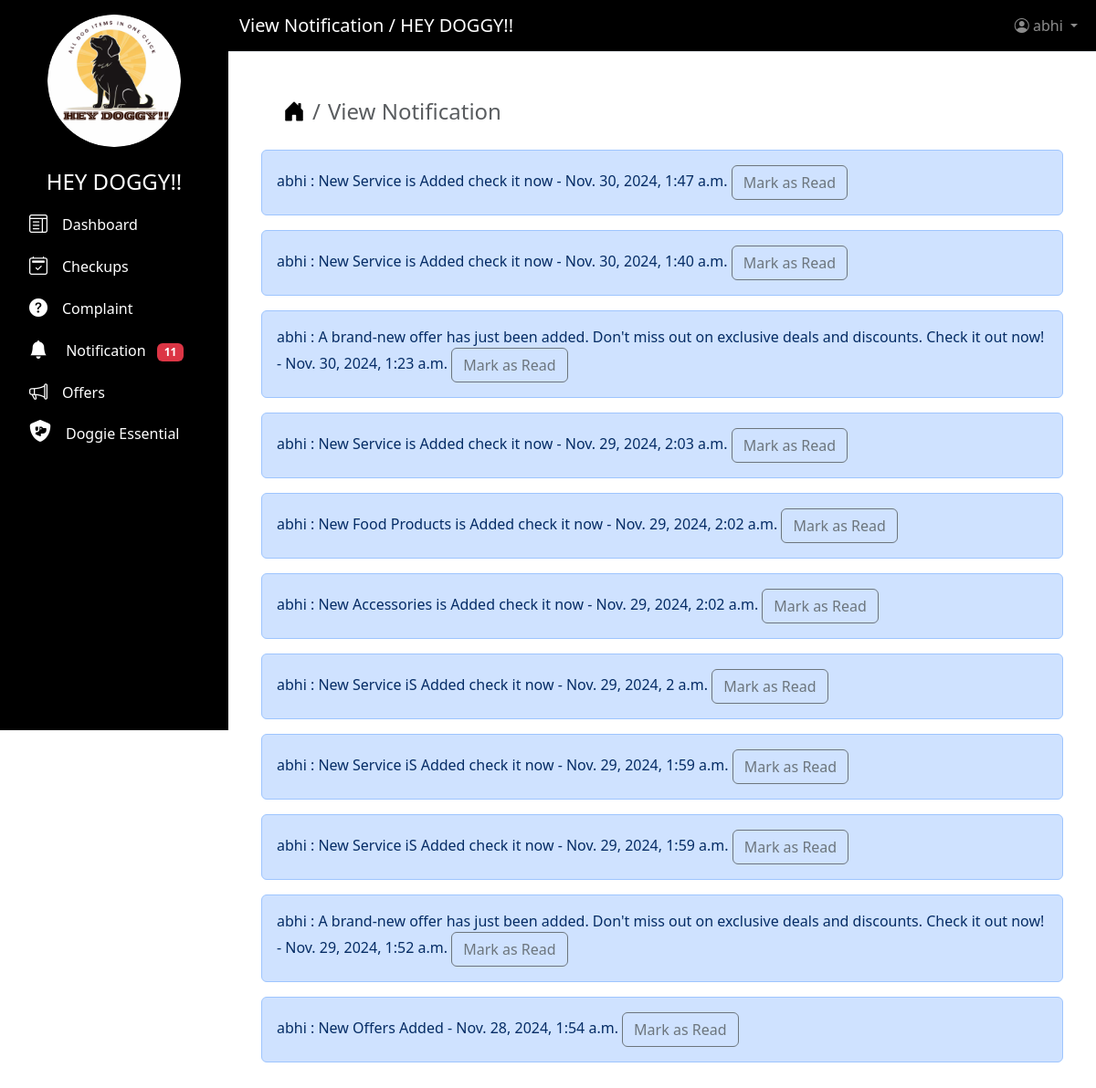
The page /view/Notification (signed in) on the database as committed earlier.
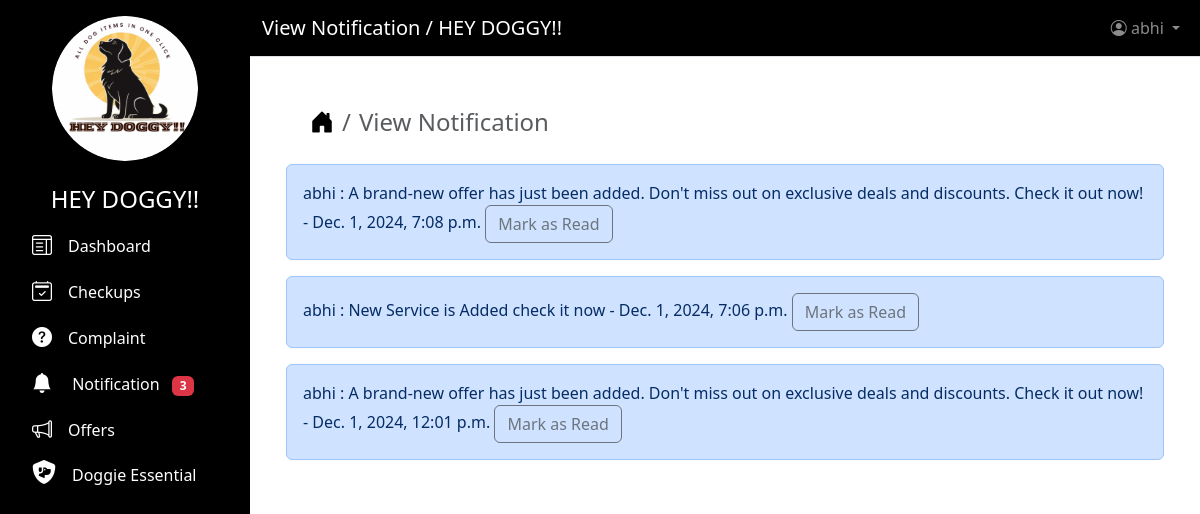
The same page on the database as committed later.
### users/models.py (models this page shows)
class Notification(models.Model):
    username = models.ForeignKey(CustomUser, on_delete=models.CASCADE)
    notification = models.CharField(max_length=250)
    is_read = models.BooleanField(default=False)
    time = models.DateTimeField(auto_now=True)

class CustomUser(AbstractUser):
    ROLE = (("SHOP OWNER", "SHOP OWNER"),)
    role = models.CharField(max_length=200, choices=ROLE, blank=True)

### users/views.py (the view)
# urls.py: path("view/Notification", views.view_notification, name="notification"),
@login_required(login_url="signup")
def view_notification(request):
    context = {
        "page_title": "View Notification",
        "all_notifications": Notification.objects.filter(
            username=request.user
        ).order_by("-id"),
        "counts": Notification.objects.filter(
            is_read=False, username=request.user
        ).count(),
    }
    return render(request, "notification.html", context)

### users/templates/notification.html
{% extends "base.html" %}
{% block content %}
    <div class="container mt-4 ms-4">
        <nav aria-label="breadcrumb">
            <ol class="breadcrumb fs-4">
                <li class="breadcrumb-item">
                    <a href="{% url 'home' %}">
                        <i class="bi bi-house-door-fill text-decoration-none text-black"></i>
                    </a>
                </li>
                <li class="breadcrumb-item active" aria-label-current="page">{{ page_title }}</li>
            </ol>
        </nav>
    </div>
    <div class="container mt-4">
        {% if all_notifications %}
            {% for all_notification in all_notifications %}
                <div class="alert {% if not all_notification.is_read %} alert-primary {% else %} alert-dark {% endif %}" role="alert">
                    {{ all_notification.username }} : {{ all_notification.notification }} - {{ all_notification.time }}
                    {% if not all_notification.is_read %}
                        <a href="{% url 'is_read' all_notification.id %}" class="alert-link">
                            <button type="button" class="btn btn-outline-secondary">Mark as Read</button>
                        </a>
                        {% else %}
                            <button type="button" class="btn btn-outline-secondary"> Read</button>
                    {% endif %}
                </div>
            {% endfor %}
        {% else %}
            <div class="alert alert-dark" role="alert">Currently No New Notification Yet!!</div>
        {% endif %}
    </div>
{% endblock content %}

### users/templates/base.html (shortened to what this page needs)
<!DOCTYPE html>
<html lang="en">
  <head>
    {% load static %}
    <link href="https://cdnjs.cloudflare.com/ajax/libs/font-awesome/6.5.0/css/all.min.css"
          rel="stylesheet">
    <link rel="stylesheet"
          href="https://cdn.jsdelivr.net/npm/bootstrap-icons@1.11.3/font/bootstrap-icons.min.css">
    <link rel="stylesheet"
          href="https://cdnjs.cloudflare.com/ajax/libs/bootstrap/5.3.2/css/bootstrap.min.css" />
  </head>
  <body>
    <nav class="sidebar text-white p-3">
      <div class="d-grid col-8 mx-auto">
        <img src="{% static 'image/09.png' %}"
             alt="Logo"
             class="img-fluid rounded-circle"
             height="100"
             width="160">
      </div>
      <ul class="nav flex-column">
        <li class="nav-item">
          <h4 class="text-center mt-4">HEY DOGGY!!</h4>
        </li>
        <li class="nav-item">
          <a class="nav-link active text-decoration-none text-white"
             href="{% url 'dashboard' %}">
            <i class="bi bi-layout-text-window fs-5"></i><span class="ms-3">Dashboard</span>
          </a>
        </li>
        {% if request.user.role != "SHOP OWNER"%}
        <li class="nav-item">
          <a class="nav-link active text-decoration-none text-white"
             href="{% url 'booking_appointment' %}">
            <i class="bi bi-calendar2-check fs-5"></i><span class="ms-3">Checkups</span>
          </a>
        </li>
        <li class="nav-item">
          <a class="nav-link active text-decoration-none text-white"
             href="{% url 'view_complaints' %}">
            <i class="bi bi-question-circle-fill fs-5"></i><span class="ms-3">Complaint</span>
          </a>
        </li>
        {% endif %}
        <li class="nav-item">
          <a class="nav-link active text-decoration-none text-white"
             href="{% url 'notification' %}">
            <i class="bi bi-bell-fill fs-5"></i>
            <span class="ms-3">Notification</span>
            <span class="badge bg-danger ms-2">{{ counts }}</span>
          </a>
        </li>
        <li class="nav-item">
          <a class="nav-link active text-decoration-none text-white"
             href="{% url 'view_offers' %}">
            <i class="bi bi-megaphone fs-5"></i><span class="ms-3">Offers</span>
          </a>
        </li>
        <li class="nav-item">
          <a class="nav-link active text-decoration-none text-white"
             href="{% url 'view_shop' %}">
            <i class="fa-solid fa-shield-dog fs-4"></i><span class="ms-3">Doggie Essential</span>
          </a>
        </li>
      </ul>
    </nav>
    <div class="main-content">
      <nav class="navbar navbar-expand-lg navbar-dark border-bottom"
           style="background-color: #000000">
        <div class="container-fluid">
          <a class="navbar-brand text-white" href="#">{{ page_title }} / HEY DOGGY!!</a>
          <ul class="navbar-nav ms-auto">
            <li class="nav-item dropdown">
              <a class="nav-link dropdown-toggle"
                 href="#"
                 id="navbarDropdown"
                 role="button"
                 data-bs-toggle="dropdown">
                <i class="bi bi-person-circle"></i> {{ user }}
              </a>
            </li>
          </ul>
        </div>
      </nav>
      <div class="content-area p-4">
        {% block content %}
        {% endblock content %}
      </div>
    </div>
  </body>
</html>

Rows that differ between the two databases and show on the page:
removed Notification: username "abhi", notification "New Service is Added check it now", time "Nov. 30, 2024, 1:47 a.m.", is_read "Mark as Read"
removed Notification: username "abhi", notification "New Service is Added check it now", time "Nov. 30, 2024, 1:40 a.m.", is_read "Mark as Read"
removed Notification: username "abhi", notification "A brand-new offer has just been added. Don't miss out on exclusive deals and discounts. Check it out now!", time "Nov. 30, 2024, 1:23 a.m.", is_read "Mark as Read"
removed Notification: username "abhi", notification "New Service is Added check it now", time "Nov. 29, 2024, 2:03 a.m.", is_read "Mark as Read"
removed Notification: username "abhi", notification "New Food Products is Added check it now", time "Nov. 29, 2024, 2:02 a.m.", is_read "Mark as Read"
removed Notification: username "abhi", notification "New Accessories is Added check it now", time "Nov. 29, 2024, 2:02 a.m.", is_read "Mark as Read"
removed Notification: username "abhi", notification "New Service iS Added check it now", time "Nov. 29, 2024, 2 a.m.", is_read "Mark as Read"
removed Notification: username "abhi", notification "New Service iS Added check it now", time "Nov. 29, 2024, 1:59 a.m.", is_read "Mark as Read"
removed Notification: username "abhi", notification "New Service iS Added check it now", time "Nov. 29, 2024, 1:59 a.m.", is_read "Mark as Read"
removed Notification: username "abhi", notification "A brand-new offer has just been added. Don't miss out on exclusive deals and discounts. Check it out now!", time "Nov. 29, 2024, 1:52 a.m.", is_read "Mark as Read"
removed Notification: username "abhi", notification "New Offers Added", time "Nov. 28, 2024, 1:54 a.m.", is_read "Mark as Read"
added Notification: username "abhi", notification "A brand-new offer has just been added. Don't miss out on exclusive deals and discounts. Check it out now!", time "Dec. 1, 2024, 7:08 p.m.", is_read "Mark as Read"
added Notification: username "abhi", notification "New Service is Added check it now", time "Dec. 1, 2024, 7:06 p.m.", is_read "Mark as Read"
added Notification: username "abhi", notification "A brand-new offer has just been added. Don't miss out on exclusive deals and discounts. Check it out now!", time "Dec. 1, 2024, 12:01 p.m.", is_read "Mark as Read"
Other text that changed with them:
{{ counts }}: "11" → "3"
